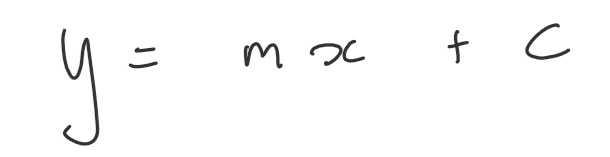
#> input picture test_set1/d1t1.PNG, 610 x 157 px; its folder holds only this picture in this run
$ jupyter execute --allow-errors boundingBoxSegmentation.ipynb
#> lines starting #> are read from the running program, lines starting #| are printed output that depends on the picture
sources: https://stackoverflow.com/questions/61297312/finding-the-bounding-boxes-of-different-symbols-letters

https://github.com/OdyAsh/Handwritten-M2L/blob/main/model.ipynb

[cell 1]
import numpy as np
import keras
from keras import layers
import cv2
import pickle
import os
import tensorflow as tf
import math

from matplotlib import pyplot as plt
from pygments.formatters import img

## Segmentation functions

[cell 2]
def find_bboxes_iter3(img, return_img_stages = False):
    bboxes = []

    # store state of img after each stage
    img_stages = []

    #turn image into grayscale
    gray = cv2.cvtColor(img, cv2.COLOR_BGR2GRAY)
    img_stages.append(gray)

    #binarisation
    ret, binary_inv = cv2.threshold(gray, 150, 255, cv2.THRESH_BINARY_INV)
    img_stages.append(binary_inv)

    #dilation
    kernel_dilate = cv2.getStructuringElement(cv2.MORPH_RECT, ksize=(3, 8))
    imgDilate = cv2.dilate(binary_inv, kernel_dilate, iterations=3)
    img_stages.append(imgDilate)

    #finding contours
    contours, _ = cv2.findContours(imgDilate, cv2.RETR_TREE, cv2.CHAIN_APPROX_SIMPLE)

    #find bboxes
    for contour in contours:
        bbox = cv2.boundingRect(contour)
        bboxes.append(bbox)

    #draw bbox on img
    bbox_img = img.copy()
    for bbox in bboxes:
        x, y, w, h = bbox
        start_point = (x, y)
        end_point = (x + w, y + h)
        cv2.rectangle(bbox_img, start_point, end_point, (0, 255, 0), 2)
    img_stages.append(bbox_img)

    #order bboxes by x value
    bboxes = sorted(bboxes, key=lambda x: x[0])

    arrayLen = len(bboxes)
    noOverlapBBoxes = bboxes.copy()

    # iterate through all bounding box combinations
    # improvement: use x coordinate and width and y coordinate and height
    # to check for possible overlaps
    for i in range(arrayLen):
        for j in range(arrayLen):
            if j == i:
                pass
            else:
                IoA = IntersectionOverArea(bboxes[i], bboxes[j])
                if IoA > 0.8:
                    try:
                        noOverlapBBoxes.remove(bboxes[i])
                    except:
                        pass

    if return_img_stages == False:
        return noOverlapBBoxes
    else:
        return noOverlapBBoxes, img_stages

# [20 lines left out: function removeBBoxOverlap, not called in this run]

def IntersectionOverArea(bbox1, bbox2):
    #finding top left and bottom right corner of first bbox
    x1, y1, w1, h1 = bbox1
    A1 = (x1, y1)
    B1 = (x1 + w1, y1 + h1)

    #finding top left and bottom right corner of the second bbox
    x2, y2, w2, h2 = bbox2
    A2 = (x2, y2)
    B2 = (x2 + w2, y2 + h2)

    # Intersection over Union
    # Area of intersection
    # _____________________ x
    # |
    # |  A1
    # |
    # |
    # |      A2
    # |         B1
    # |
    # |                 B2
    # y

    # x determine the (x, y)-coordinates of the intersection rectangle
    xA = max(A1[0], A2[0])
    yA = max(A1[1], A2[1])
    xB = min(B1[0], B2[0])
    yB = min(B1[1], B2[1])

    # area of the intersection rectangle

    interArea = max(0, xB-xA+1) * max(0, yB-yA+1)

    # area of the first input box
    Area1 = (B1[0] - A1[0] +1)*(B1[1] - A1[1]+1)

    # area of intersection/area of box1
    IoA = interArea/float(Area1)
    return IoA

def visualiseBBoxes(img, bboxes, show_bbox_index=False):

    #draw bbox on img
    bbox_img = img.copy()

    for i, bbox in enumerate(bboxes):
        x, y, w, h = bbox
        start_point = (x, y)
        end_point = (x + w, y + h)
        cv2.rectangle(bbox_img, start_point, end_point, (0, 255, 0), 2)

        if show_bbox_index:
            cv2.putText(bbox_img, str(i), (start_point[0], start_point[1]-10), cv2.FONT_HERSHEY_SIMPLEX, 0.9, (36,255,12), 2)
        else:
            pass
    return bbox_img

def load_equations(path):
#> called with path = 'test_set1'
    equation_imgs = []
    for fileName in os.listdir(path):

        img = cv2.imread(os.path.join(path, fileName), cv2.COLOR_BGR2GRAY)
#> img is the input picture: shape (157, 610, 3); min 51, max 255, mean 250.5
        equation_imgs.append(img)

    return equation_imgs

def get_symbol_images(image, bboxes):
    """
    Crops symbols from an image based on bounding boxes, preprocesses them,
    and returns the processed symbols ready for input into a model.

    Parameters:
    - image: The input image from which symbols will be cropped.
    - bboxes: A list of bounding boxes, where each box is represented as (x, y, w, h).

    Returns:
    - symbols: A list of processed symbol images with the shape (45, 45, 1).
    """

    symbols = []  # List to store the processed symbols
    threshold_value = 150  # Threshold value for binary thresholding
    max_value = 255  # Maximum value for thresholding

    for bbox in bboxes:
        # Unpack the bounding box coordinates
        x, y, w, h = bbox

        # Crop the symbol from the image using the bounding box
        symbol = image[y:y+h, x:x+w]

        # Convert the cropped symbol to grayscale
        symbol = cv2.cvtColor(symbol, cv2.COLOR_BGR2GRAY)

        # Calculate the padding to make the image square
        side_length = max(w, h)
        top_pad = (side_length - h) // 2
        bottom_pad = top_pad
        left_pad = (side_length - w) // 2
        right_pad = left_pad

        # Add padding to the image
        symbol = cv2.copyMakeBorder(symbol, top_pad, bottom_pad, left_pad, right_pad, cv2.BORDER_CONSTANT, value=255)

        # Resize the symbol to a fixed size of 45x45 pixels
        symbol = cv2.resize(symbol, (45, 45), interpolation=cv2.INTER_AREA)

        # Apply binary thresholding to the symbol
        _, symbol = cv2.threshold(symbol, threshold_value, max_value, cv2.THRESH_BINARY)

        # Reshape the symbol to add an extra dimension (45, 45, 1) to fit the model input shape
        symbol = symbol.reshape((45, 45, 1))

        # Append the processed symbol to the list
        symbols.append(symbol)

    return symbols  # Return the list of processed symbols

## Plotting functions

[cell 3]
# [94 lines left out: functions subplot_bbox_segmentation, subplot_bbox_stages, oneplot_bbox_segmentation, oneplot_bbox_stages, subplot_imgs_titles, subplot_imgs, not called in this run]

## Inference functions

[cell 4]
def classify_symbols_from_symbol_imgs(symbol_imgs, model_path):
    model = keras.models.load_model(model_path, compile=True)

    classified_symbols = []

    for i in range(len(symbol_imgs)):
        symbol = symbol_imgs[i]
        y_pred = model.predict(tf.expand_dims(symbol, axis=0))
        symbol_class = numsToLatex[y_pred.argmax(axis=-1)[0]]
        classified_symbols.append(symbol_class)

    return classified_symbols

## Global dictionaries

[cell 5]
# converts file name to latex

dic = {
    "-": r"-",
    "(": r"(",
    ")": r")",
    "+": r"+",
    "=": r"=",
    "times": r"\times",
    "0": r"0",
    "1": r"1",
    "2": r"2",
    "3": r"3",
    "4": r"4",
    "5": r"5",
    "6": r"6",
    "7": r"7",
    "8": r"8",
    "9": r"9",
    "div": r"\div",
    "y": r"y",
    "X": r"x",
    "C": r"c",
    "M": r"m"
}


dic_list = [v for k, v in dic.items()]
latexToNums = {k: v for v, k in enumerate(dic_list)}
numsToLatex = {v: k for v, k in enumerate(dic_list)}

## Testing

[cell 6]
test_set_1_path = r"test_set1"
test_imgs = load_equations(test_set_1_path)
#> test_imgs = 1 item

#> (a cell that did not finish here is left out)

#> (a cell that did not finish here is left out)

#> (a cell that did not finish here is left out)

[cell 10]
test_set_1_path = r"test_set1"
test_set_2_path = r"test_set2"
test_imgs = load_equations(test_set_1_path)

$ run again, on test_set1/d1t5.PNG
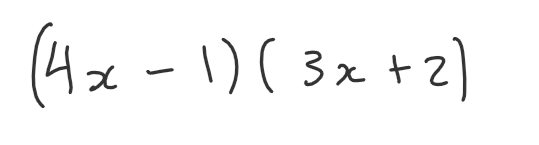
#> input picture test_set1/d1t5.PNG, 539 x 145 px
#> in load_equations, img is the input picture: shape (145, 539, 3); min 51, max 255, mean 248.3
#> test_imgs = 1 item

$ run again, on test_set1/d1t6.PNG
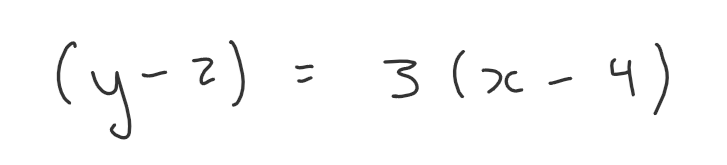
#> input picture test_set1/d1t6.PNG, 727 x 165 px
#> in load_equations, img is the input picture: shape (165, 727, 3); min 51, max 255, mean 250.4
#> test_imgs = 1 item

$ run again, on test_set1/d1t7.PNG
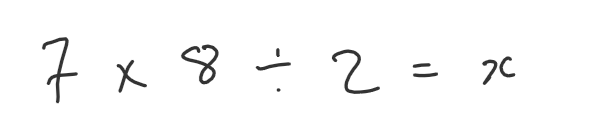
#> input picture test_set1/d1t7.PNG, 599 x 130 px
#> in load_equations, img is the input picture: shape (130, 599, 3); min 51, max 255, mean 249.9
#> test_imgs = 1 item

$ run again, on test_set1/d1t2.PNG
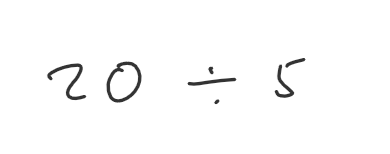
#> input picture test_set1/d1t2.PNG, 390 x 154 px
#> in load_equations, img is the input picture: shape (154, 390, 3); min 51, max 255, mean 251.2
#> test_imgs = 1 item
